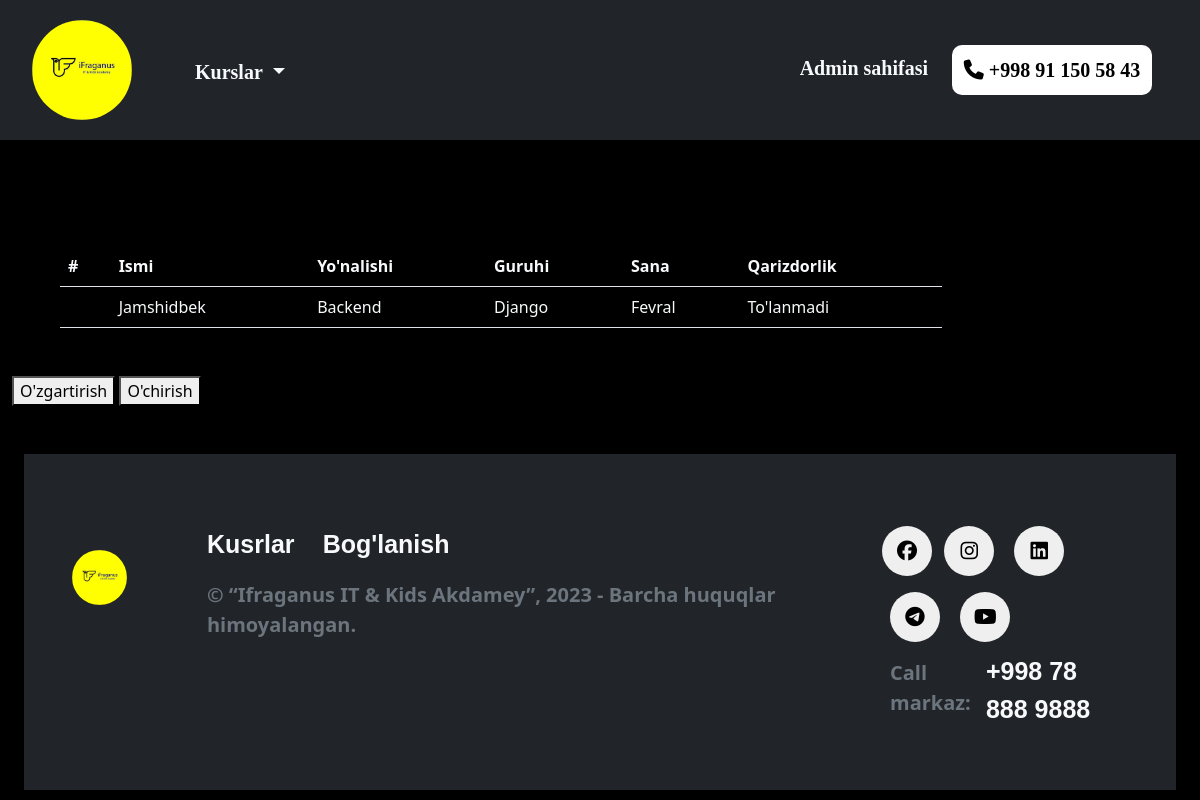
The app's page /oquvchi_detail/1 with its own data.
### blog/models.py (models this page shows, shortened)
class Oquvchilar(models.Model):
    ismi_familya = models.CharField(max_length=200)
    yonalish = models.ForeignKey(Yonalish_Category, on_delete=models.CASCADE)
    guruhi = models.ForeignKey(Gurux_Category, on_delete=models.CASCADE)
    sana = models.ForeignKey(Sana_Category, on_delete=models.CASCADE)
    tolov = models.ForeignKey(Tolov_Category, on_delete=models.CASCADE)

class Yonalish_Category(models.Model):
    nomi = models.CharField(max_length=250)
    def __str__(self):
        return self.nomi

class Gurux_Category(models.Model):
    nomi = models.CharField(max_length=250)
    def __str__(self):
        return self.nomi

class Sana_Category(models.Model):
    nomi = models.CharField(max_length=250)
    def __str__(self):
        return self.nomi

class Tolov_Category(models.Model):
    nomi = models.CharField(max_length=250)
    def __str__(self):
        return self.nomi

### blog/views.py (the view)
# urls.py: path('oquvchi_detail/<int:pk>',Oquvchi_Detail.as_view(),name="oquvchi_detail"),
class Oquvchi_Detail(DetailView):
    model = Oquvchilar
    context_object_name= 'oquvchi'
    template_name= 'oquvchi_detail.html'

### templates/oquvchi_detail.html (shortened to what this page needs)
{% load static %}
<!DOCTYPE html>
<html lang="en">
<head>
    <link rel="stylesheet" href="{% static 'Admin1/scss/style.css' %}">
    <link href="https://cdn.jsdelivr.net/npm/bootstrap@5.3.2/dist/css/bootstrap.min.css" rel="stylesheet">
    <link rel="stylesheet" href="https://cdnjs.cloudflare.com/ajax/libs/font-awesome/6.5.1/css/all.min.css">
</head>
<body class="bg-black">
    <div class="container-fluid">
        <div class="container-fluid">
        <div class="navbar row justify-content-around fixed-top bg-dark">
            <div class="nav-item col-lg-6 col-md-6 col-sm-6">
                <div class="nav-link d-flex d-lg-flex d-md-flex d-sm-flex d-none">
                    <img class="img-fluid" src="{% static 'Admin1/img/ifraganus.jpg' %}" alt="">
                    <div class="dropdown mt-1 d-lg-flex d-none">
                        <button class="btn dropdown-toggle text-light" type="button" data-bs-toggle="dropdown" aria-expanded="false">
                          Kurslar
                        </button>
                    </div>
                </div>
            </div>
            <div class="nav-item col-lg-6 col-md-6 col-sm-6 d-lg-flex d-none justify-content-end">
                <div class="nav-link mt-4">
                    <a class="m-2 text-light" href="{% url 'adminlar' %}">Admin sahifasi</a>
                </div>
                <div class="nav-link m-3">
                    <a href="#"><button class="nav-button"><i class="fa-solid fa-phone"></i> <a class="link-nm" href="#">+998 91 150 58 43  </a> </button></a>
                </div>
            </div>
        </div>
        </div>
        <nav class="w-50 p-4 m-4">
          </nav>
          <table class="table w-75 m-5">
            <thead>
              <tr>
                <th class="text-light" scope="col">#</th>
                <th class="text-light" scope="col">Ismi</th>
                <th class="text-light" scope="col">Yo'nalishi</th>
                <th class="text-light" scope="col">Guruhi</th>
                <th class="text-light" scope="col">Sana</th>
                <th class="text-light" scope="col">Qarizdorlik</th>
              </tr>
            </thead>
            <tbody>
              <tr>
                <th scope="row" ></th>
                <td><a class="text-light text-decoration-none" href="">{{oquvchi.ismi_familya}}</a></td>
                <td><a class="text-light text-decoration-none" href="">{{oquvchi.yonalish}}</a></td>
                <td><a class="text-light text-decoration-none" href="">{{oquvchi.guruhi}}</a></td>
                <td><a class="text-light text-decoration-none" href="">{{oquvchi.sana}}</a></td>
                <td><a class="text-light text-decoration-none" href="">{{oquvchi.tolov}}</a></td>
              </tr>
            </tbody>
          </table>
            <a href="{% url 'oquvchi_edit' oquvchi.id %}"><button>O'zgartirish</button></a>
            <a href="{% url 'oquvchi_delete' oquvchi.id %}"><button>O'chirish</button></a>
          <div class="container-fluid mt-5">
            <div class="footer bg-dark">
              <div class="footer-flex row p-5">
                <div class="footer-item col-lg-9">
                  <div class="row">
                    <div class="ftr-item col-lg-2 mt-5">
                      <img class="img-fluid w-50" src="{% static 'Admin1/img/ifraganus.jpg' %}">
                    </div>
                    <div class="ftr-item col-lg-9 mt-4 d-lg-flex d-none">
                      <div>
                        <a class="text-decoration-none text-light" href="#">Kusrlar</a>
                        <a class="text-decoration-none text-light p-4" href="#">Bog'lanish</a>
                        <div class="pt-3">
                        <p class="text-secondary">© “Ifraganus IT & Kids Akdamey”, 2023 - Barcha huquqlar himoyalangan.</p>
                      </div>
                      </div>
                    </div>
                  </div>
                </div>
                <div class="footer-item col-lg-3 mt-3 d-lg-inline d-none">
                  <button><i class="fa-brands fa-facebook"></i></button>
                  <button class="m-2"><i class="fa-brands fa-instagram"></i></button>
                  <button class="m-2"><i class="fa-brands fa-linkedin"></i></button>
                  <button class="m-2"><i class="fa-brands fa-telegram"></i></button>
                  <button class="m-2"><i class="fa-brands fa-youtube"></i></button><br>
                  <div class="d-flex">
                    <p class="p-2 text-secondary">Call markaz:</p> <a class="p-1 text-light" href="#">+998 78 888 9888</a>
                  </div>
                </div>
              </div>
            </div>
          </div>
    </div>
</body>
</html>

### static/Admin1/scss/style.css (style rules this page uses)
.container-fluid .container-fluid .navbar { background: whitesmoke; width: 100%; height: auto; margin: auto; padding: 20px; }
.container-fluid .container-fluid .navbar .nav-item .nav-link img { height: 100px; width: 100px; border-radius: 50%; }
.container-fluid .container-fluid .navbar .nav-item .nav-link .dropdown { margin-left: 50px; }
.container-fluid .container-fluid .navbar .nav-item .nav-link .dropdown .btn { font-weight: bold; font-family: "Times New Roman", Times, serif; font-size: 20px; }
.container-fluid .container-fluid .navbar .nav-item a { color: black; text-decoration: none; font-size: 20px; font-family: "Times New Roman", Times, serif; font-weight: bolder; }
.container-fluid .container-fluid .navbar .nav-item .nav-button { width: 200px; padding: 10px; border: none; background: white; border-radius: 10px; }
.container-fluid .container-fluid { margin-top: 150px; }
.container-fluid .container-fluid .footer { background: whitesmoke; margin: 0; width: 100%; height: auto; padding: 0; }
.container-fluid .container-fluid .footer .footer-flex { padding-right: calc(var(--bs-gutter-x) * 0.1); padding-left: calc(var(--bs-gutter-x) * 0.1); }
.container-fluid .container-fluid .footer .footer-flex .footer-item button { border-radius: 50px; width: 50px; height: 50px; border: none; font-size: 20px; }
.container-fluid .container-fluid .footer .footer-flex .footer-item div p { font-size: 20px; font-weight: bolder; }
.container-fluid .container-fluid .footer .footer-flex .footer-item div a { text-decoration: none; font-family: "Gill Sans", "Gill Sans MT", Calibri, "Trebuchet MS", sans-serif; font-weight: bolder; font-size: 25px; margin-top: -1px; color: black; }
.container-fluid .container-fluid .footer .footer-flex .footer-item .ftr-item img { border-radius: 50%; width: 70%; }
.container-fluid .dropdown { margin-left: 50px; }
.container-fluid .table { --bs-table-bg: black; }

### records on screen
Oquvchilar: ismi_familya "Jamshidbek", yonalish "Backend", guruhi "Django", sana "Fevral", tolov "To'lanmadi"
